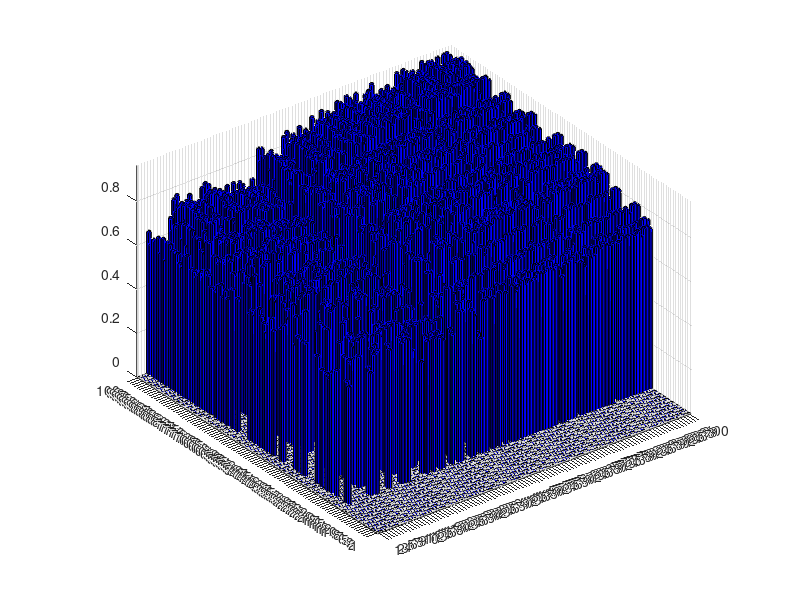

Write MATLAB code to recreate this figure.
clear;clc;close all; 
x=rand(100,1);
[K,X]=sort(x);
y=rand(100,1);
[J,Y]=sort(y);
a=zeros(200,200);
for k=1:98
    for j=1:98
        z=[x(k:k+2),y(j:j+2)];
        zz=(z-min(z)).^0.2;
        cci=sum(zz.*[.4 .3],2)+min(zz,[],2).*.3;
%         ci =sum(z.*[.4 .3],2)+min(z,[],2).*.3;
        if cci(1)>0.5
            a(k,j)=cci(1);
        else
            a(k,j)=0;
        end
    end
    
end
A=a(X,Y);
bar3(A,'blue');
hold on;
set(gca,'YDir','normal')